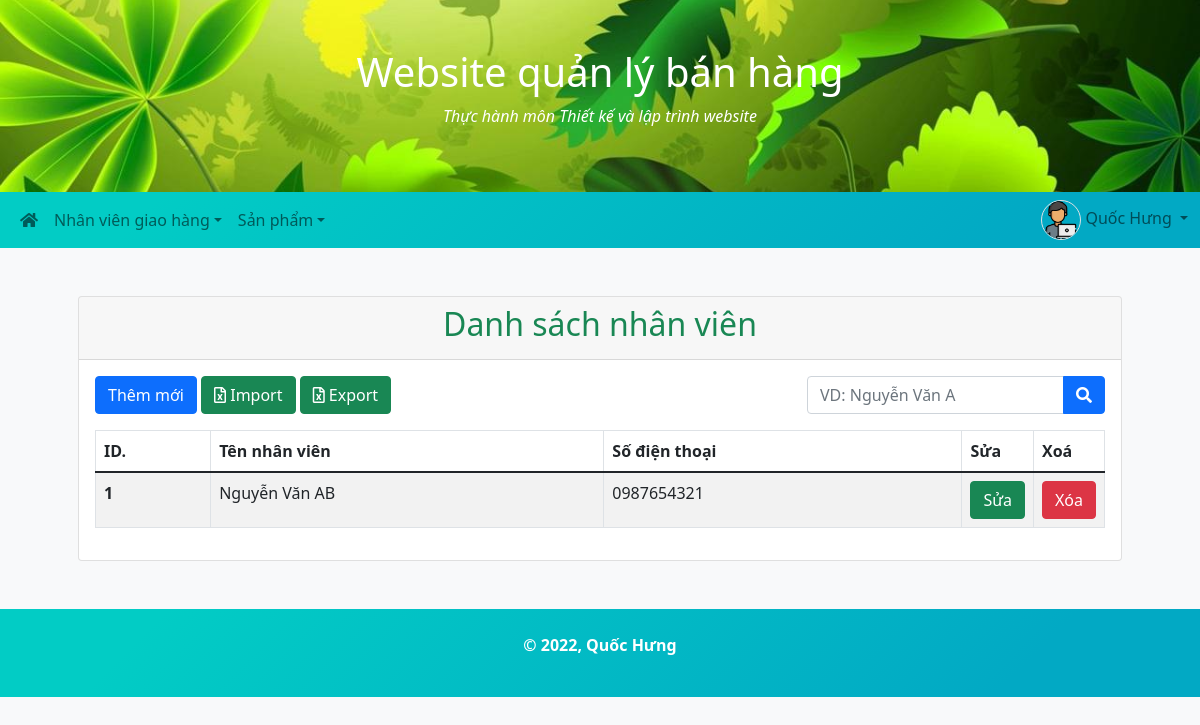
Page /Shippers/list.php (signed in) on the committed database.
### tables this page shows
CREATE TABLE `shippers` (
  `ShipperID` int(11) NOT NULL,
  `ShipperName` varchar(255) NOT NULL,
  `Phone` varchar(11) NOT NULL
);

### config/database.php (called while the page is built, shortened)
<?php
class Database
{
    private static function Connect()
    {
        $connect = new mysqli(self::HOST, self::USERNAME, self::PASSWORD, self::DBNAME);
        return $connect;
    }
    public static function GetData($sql)
    {
        $connect = self::Connect();
        $result = $connect->query($sql);
        $data = [];
        if ($result->num_rows > 0) {
            while ($row = $result->fetch_assoc()) {
                $data[] = $row;
            }
        }
        return $data;
    }
}

### Shippers/list.php (the view, shortened to what this page needs)
<?php include '../header.php'?>
<?php include '../sidebar.php'?>
<div class="container p-5">
    <div class="card">
        <div class="card-header">
            <h2 class="text-center text-success">Danh sách nhân viên</h2>
        </div>
        <div class="d-flex justify-content-between">
            <div class="mt-3 ms-3">
                <a href="add.php" class="btn btn-primary">Thêm mới</a href="add.php">
                <form action="#" method="POST" class="excel" enctype="multipart/form-data">
                    <button name="import-excel-btn" class="btn btn-success">
                        <i class="far fa-file-excel"></i> Import
                    </button>
                </form>
                <form action="#" method="POST" class="excel">
                    <button name="export-excel" class="btn btn-success">
                        <i class="far fa-file-excel"></i> Export
                    </button>
                </form>
            </div>
            <div class="mt-3 me-3">
                <form action="" method="GET">
                    <div class="input-group">
                        <input name="search" type="text" class="form-control" placeholder="VD: Nguyễn Văn A">
                        <button class="btn btn-primary"><i class="fas fa-search"></i></button>
                    </div>
                </form>
            </div>
        </div>
        <div class="card-body">
            <table class="table table-striped table-hover table-bordered">
                <thead>
                    <tr>
                        <th>ID. </th>
                        <th>Tên nhân viên</th>
                        <th>Số điện thoại</th>
                        <th width="69">Sửa</th>
                        <th width="69">Xoá</th>
                    </tr>
                </thead>
                <tbody>
                    <?php
                        $search = isset($_GET['search']) ? $_GET['search'] : '';
                        $search = " ShipperName LIKE '%$search%' ";
                        $shippers = Database::GetData("SELECT * FROM Shippers WHERE $search ORDER BY ShipperID DESC");
                        if ($shippers) {
                            foreach ($shippers as $shipper) {
                                echo '
                                    <tr>
                                        <th scope="row">' . $shipper['ShipperID'] . '</th>
                                        <td>' . $shipper['ShipperName'] . '</td>
                                        <td>' . $shipper['Phone'] . '</td>
                                        <td><a href="edit.php?id=' . $shipper['ShipperID'] . '" class="btn btn-success">Sửa</a></td>
                                        <td><a onclick="deleteRecord(' . $shipper['ShipperID'] . ')" class="btn btn-danger">Xóa</a></td>
                                    </tr>
                                ';
                            }
                        } else {
                            echo '<tr class="text-center"><td colspan="5">Không có dữ liệu</td></tr>';
                        }
                    ?>
                </tbody>
            </table>
        </div>
    </div>
</div>
<?php include '../footer.php'?>

### assets/css/style.css (style rules this page uses)
body { background-color: var(--bs-gray-100); }

### header.php (style rules this page uses)
.excel { position: relative; display: inline-block; }

### rows in the picture
shippers: ShipperID "1", ShipperName "Nguyễn Văn AB", Phone "0987654321"

### other values in the picture
$_SESSION['fullname'] "Quốc Hưng"
